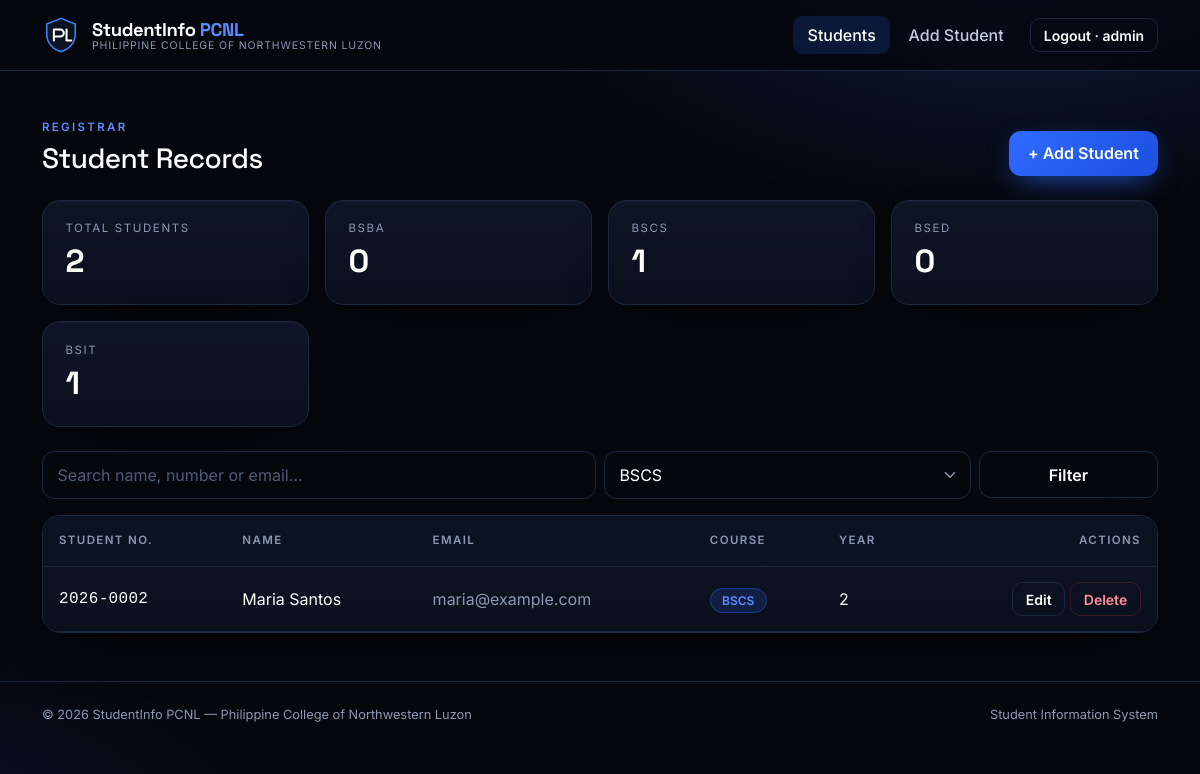
The page /students.php?course=2 (signed in) on the database its author committed.
### tables this page shows
CREATE TABLE students (
    id INT AUTO_INCREMENT PRIMARY KEY,
    user_id INT NOT NULL UNIQUE,
    student_no VARCHAR(9) NOT NULL UNIQUE,
    full_name VARCHAR(100) NOT NULL,
    email VARCHAR(100) NOT NULL UNIQUE,
    course_id INT NOT NULL,
    year_level TINYINT NOT NULL,
    address VARCHAR(200) NULL,
    FOREIGN KEY (user_id) REFERENCES users(id) ON DELETE CASCADE,
    FOREIGN KEY (course_id) REFERENCES courses(id)
);

CREATE TABLE courses (
    id INT AUTO_INCREMENT PRIMARY KEY,
    code VARCHAR(10) NOT NULL UNIQUE,
    name VARCHAR(100) NOT NULL
);

### config.php (called while the page is built, shortened)
<?php
function e($text): string
{
    return htmlspecialchars((string) $text, ENT_QUOTES, 'UTF-8');
}
function get_courses(PDO $db): array
{
    return $db->query('SELECT * FROM courses ORDER BY code')->fetchAll();
}

### students.php (the view, shortened to what this page needs)
<?php
require 'config.php';
$course  = (int) ($_GET['course'] ?? 0);
$courses = get_courses($db);
$sql = 'SELECT s.*, c.code FROM students s JOIN courses c ON s.course_id = c.id';
$params = [];
if ($course > 0) { $sql .= ' WHERE s.course_id = ?'; $params[] = $course; }
$stmt = $db->prepare($sql . ' ORDER BY s.student_no');
$stmt->execute($params);
$students = $stmt->fetchAll();
$total = (int) $db->query('SELECT COUNT(*) FROM students')->fetchColumn();
$perCourse = $db->query('SELECT c.code, COUNT(s.id) n FROM courses c LEFT JOIN students s ON s.course_id = c.id GROUP BY c.id ORDER BY c.code')->fetchAll();
include 'header.php';
?>
<div class="d-flex flex-wrap justify-content-between align-items-end gap-3 mb-4">
    <div>
        <p class="eyebrow">Registrar</p>
        <h1 class="h3 mb-0">Student Records</h1>
    </div>
    <a href="student_form.php" class="btn btn-pcnl">+ Add Student</a>
</div>
<div class="row g-3 mb-4">
    <div class="col-6 col-lg-3"><div class="pcnl-card stat"><span>Total students</span><strong><?= $total ?></strong></div></div>
    <?php foreach ($perCourse as $pc): ?>
        <div class="col-6 col-lg-3"><div class="pcnl-card stat"><span><?= e($pc['code']) ?></span><strong><?= (int) $pc['n'] ?></strong></div></div>
    <?php endforeach; ?>
</div>
<form method="get" class="row g-2 mb-3">
    <div class="col-12 col-md-6"><input type="search" id="searchBox" class="form-control" placeholder="Search name, number or email…"></div>
    <div class="col-8 col-md-4">
        <select name="course" class="form-select">
            <?php foreach ($courses as $c): ?>
                <option value="<?= (int) $c['id'] ?>" <?= $course == $c['id'] ? 'selected' : '' ?>><?= e($c['code']) ?></option>
            <?php endforeach; ?>
        </select>
    </div>
    <div class="col-4 col-md-2"><button class="btn btn-pcnl-outline w-100">Filter</button></div>
</form>
<div class="pcnl-card p-0 overflow-hidden">
<div class="table-responsive">
<table class="table pcnl-table mb-0" id="studentTable">
    <thead><tr><th>Student No.</th><th>Name</th><th>Email</th><th>Course</th><th>Year</th><th class="text-end">Actions</th></tr></thead>
    <tbody>
    <?php foreach ($students as $s): ?>
        <tr>
            <td class="mono"><?= e($s['student_no']) ?></td>
            <td><?= e($s['full_name']) ?></td>
            <td class="text-muted"><?= e($s['email']) ?></td>
            <td><span class="badge-pcnl"><?= e($s['code']) ?></span></td>
            <td><?= (int) $s['year_level'] ?></td>
            <td class="text-end text-nowrap">
                <a href="student_form.php?id=<?= (int) $s['id'] ?>" class="btn btn-sm btn-pcnl-outline">Edit</a>
                <form method="post" action="student_delete.php" class="d-inline" data-confirm="Delete this student and their account?">
                    <button class="btn btn-sm btn-pcnl-danger">Delete</button>
                </form>
            </td>
        </tr>
    <?php endforeach; ?>
    </tbody>
</table>
</div>
</div>
<?php include 'footer.php'; ?>

### style.css (style rules this page uses)
:root { --black: #05070d; --ink: #0a0f1c; --panel: #0e1526; --line: #1c2740; --blue: #2f6bff; --blue-soft: #5b8cff; --white: #ffffff; --muted: #8b97b3; --radius: 18px; }
html, body { min-height: 100%; }
body { font-family: 'Inter', system-ui, sans-serif; color: var(--white); background: radial-gradient(900px 500px at 85% -10%, rgba(47,107,255,.22), transparent 60%), radial-gradient(700px 420px at -10% 110%, rgba(47,107,255,.14), transparent 60%), var(--black); background-attachment: fixed; display: flex; flex-direction: column; }
h1, h2, h3, h4, .h3, .h4, .pcnl-brand strong { font-family: 'Space Grotesk', 'Inter', sans-serif; letter-spacing: -.02em; }
a { color: var(--blue-soft); text-decoration: none; }
.text-muted, .form-text { color: var(--muted) !important; }
.mono { font-family: ui-monospace, 'SFMono-Regular', monospace; letter-spacing: .02em; }
.pcnl-card { background: linear-gradient(180deg, var(--panel), var(--ink)); border: 1px solid var(--line); border-radius: var(--radius); padding: 2rem; box-shadow: 0 24px 60px -30px rgba(0,0,0,.9), inset 0 1px 0 rgba(255,255,255,.04); }
.eyebrow { color: var(--blue-soft); font-size: .72rem; font-weight: 600; letter-spacing: .2em; text-transform: uppercase; margin-bottom: .35rem; }
.form-control, .form-select { background-color: var(--black); color: var(--white); border: 1px solid var(--line); border-radius: 12px; padding: .7rem .9rem; }
.form-control::placeholder { color: #4d5a78; }
.form-select option { background: var(--ink); }
.btn { border-radius: 12px; font-weight: 600; padding: .65rem 1.2rem; transition: all .2s ease; }
.btn-sm { padding: .35rem .8rem; border-radius: 10px; }
.btn-pcnl { color: var(--white); background: linear-gradient(135deg, var(--blue), #1b4fe0); border: 0; box-shadow: 0 10px 30px -10px rgba(47,107,255,.8); }
.btn-pcnl-outline { color: var(--white); background: transparent; border: 1px solid var(--line); }
.btn-pcnl-danger { color: #ff8e9b; background: transparent; border: 1px solid #3a1a26; }
.pcnl-table { --bs-table-bg: transparent; --bs-table-color: var(--white); --bs-table-hover-bg: rgba(47,107,255,.08); --bs-table-hover-color: var(--white); color: var(--white); }
.pcnl-table thead th { background: #0b1222; color: var(--muted); font-size: .72rem; font-weight: 600; letter-spacing: .12em; text-transform: uppercase; border-bottom: 1px solid var(--line); padding: 1rem; }
.pcnl-table td { padding: .95rem 1rem; border-color: var(--line); vertical-align: middle; }
.badge-pcnl { background: rgba(47,107,255,.16); color: var(--blue-soft); border: 1px solid rgba(47,107,255,.4); border-radius: 999px; padding: .25rem .7rem; font-size: .75rem; font-weight: 600; }
.stat { padding: 1.2rem 1.4rem; }
.stat span { display: block; color: var(--muted); font-size: .72rem; letter-spacing: .14em; text-transform: uppercase; }
.stat strong { font-family: 'Space Grotesk', sans-serif; font-size: 2rem; }

### rows shown on the page
students: student_no "2026-0002", full_name "Maria Santos", email "maria@example.com", course.code "BSCS", year_level "2"

### other values the page prints
APP_SCHOOL "PHILIPPINE COLLEGE OF NORTHWESTERN LUZON"
$_SESSION['username'] "admin"
$total "2"
$pc['code'] "BSBA"
$pc['n'] "0"
$pc['code'] "BSCS"
$pc['n'] "1"
$pc['code'] "BSED"
$pc['code'] "BSIT"
APP_NAME "StudentInfo PCNL"
APP_SCHOOL "Philippine College of Northwestern Luzon"
form field course "BSCS"
